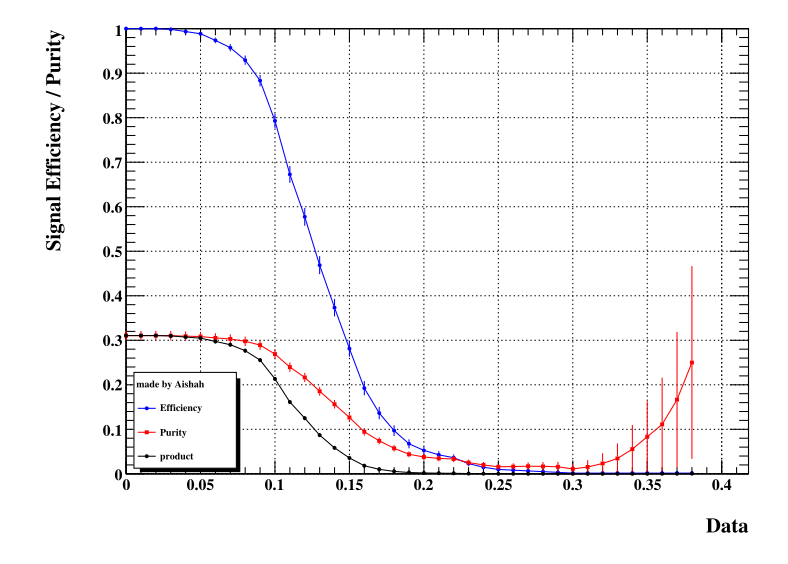

Source code (Python):
'''
Question3: (K1, S1, S3 & S4)
A. Modify this code to plot the ptsumf from the ROOT file for both signal and background
B. Define the product between the efficiency and purity
C. Save the plot as pdf
'''


import ROOT
import numpy as np
ROOT.gROOT.SetStyle("ATLAS")
ROOT.gROOT.ForceStyle()

ROOT.gStyle.SetLabelFont(22, "X")
ROOT.gStyle.SetLabelFont(22, "Y")
ROOT.gStyle.SetTitleFont(22, "X")
ROOT.gStyle.SetTitleFont(22, "Y")

ROOT.gStyle.SetLabelSize(0.03, "X")
ROOT.gStyle.SetLabelSize(0.03, "Y")
ROOT.gStyle.SetTitleSize(0.04, "X")
ROOT.gStyle.SetTitleSize(0.04, "Y")
ROOT.gStyle.SetMarkerSize(0.5)

ROOT.gStyle.SetLegendFont(22)

file = ROOT.TFile("mlpHiggs.root", "READ")
sig_tree = file.Get("sig_filtered")
bg_tree = file.Get("bg_filtered")

total_signal_events = sig_tree.GetEntries()
total_background_events = bg_tree.GetEntries()

efficiency_graph = ROOT.TGraphErrors()
purity_graph = ROOT.TGraphErrors()
product_graph = ROOT.TGraphErrors()
selection_cuts = np.arange(0, 0.4,0.01)

for i in selection_cuts:
    signal_entry_count = 0
    background_entry_count = 0

    for j in range(total_signal_events):
        sig_tree.GetEntry(j)
        if sig_tree.ptsumf >= i:
            signal_entry_count += 1

    for k in range(total_background_events):
        bg_tree.GetEntry(k)
        if bg_tree.ptsumf >= i:
            background_entry_count += 1

    if signal_entry_count == 0 or total_signal_events == 0:
        continue
    efficiency = signal_entry_count / total_signal_events
    efficiency_error = (efficiency * (1 - efficiency) / total_signal_events) ** 0.5

    total_valid_events = signal_entry_count + background_entry_count
    purity = signal_entry_count / total_valid_events
    purity_error = (purity * (1 - purity) / total_valid_events) ** 0.5
    product = (efficiency*purity)
    product_error = (efficiency_error*purity_error) 
    efficiency_graph.SetPoint(efficiency_graph.GetN(), i, efficiency)
    efficiency_graph.SetPointError(efficiency_graph.GetN() - 1, 0, efficiency_error)
    purity_graph.SetPoint(purity_graph.GetN(), i, purity)
    purity_graph.SetPointError(purity_graph.GetN() - 1, 0, purity_error)
    product_graph.SetPoint(product_graph.GetN(), i, product)
    product_graph.SetPointError(product_graph.GetN()-1, 0, product_error)
efficiency_graph.GetXaxis().SetTitle("Data")
efficiency_graph.GetYaxis().SetTitle("Signal Efficiency / Purity")
efficiency_graph.SetLineColor(ROOT.kBlue)
efficiency_graph.SetMarkerStyle(20)
efficiency_graph.SetMarkerColor(ROOT.kBlue)

purity_graph.SetLineColor(ROOT.kRed)
purity_graph.SetMarkerStyle(21)
purity_graph.SetMarkerColor(ROOT.kRed)

canvas = ROOT.TCanvas("canvas", "", 800, 600)
canvas.SetGrid()
efficiency_graph.Draw("ALP")
purity_graph.Draw("LP")
product_graph.Draw("LP")
legend = ROOT.TLegend(0.17, 0.17, 0.3, 0.34)
legend.SetHeader("made by Aishah")
legend.AddEntry(efficiency_graph, "Efficiency", "alp")
legend.AddEntry(purity_graph, "Purity", "lp")
legend.AddEntry(product_graph, "product", "lp")
legend.Draw()
efficiency_graph.GetYaxis().SetRangeUser(0,1)
canvas.SaveAs("Q3.pdf")
canvas.Update()
ROOT.gApplication.Run()
file.Close()
